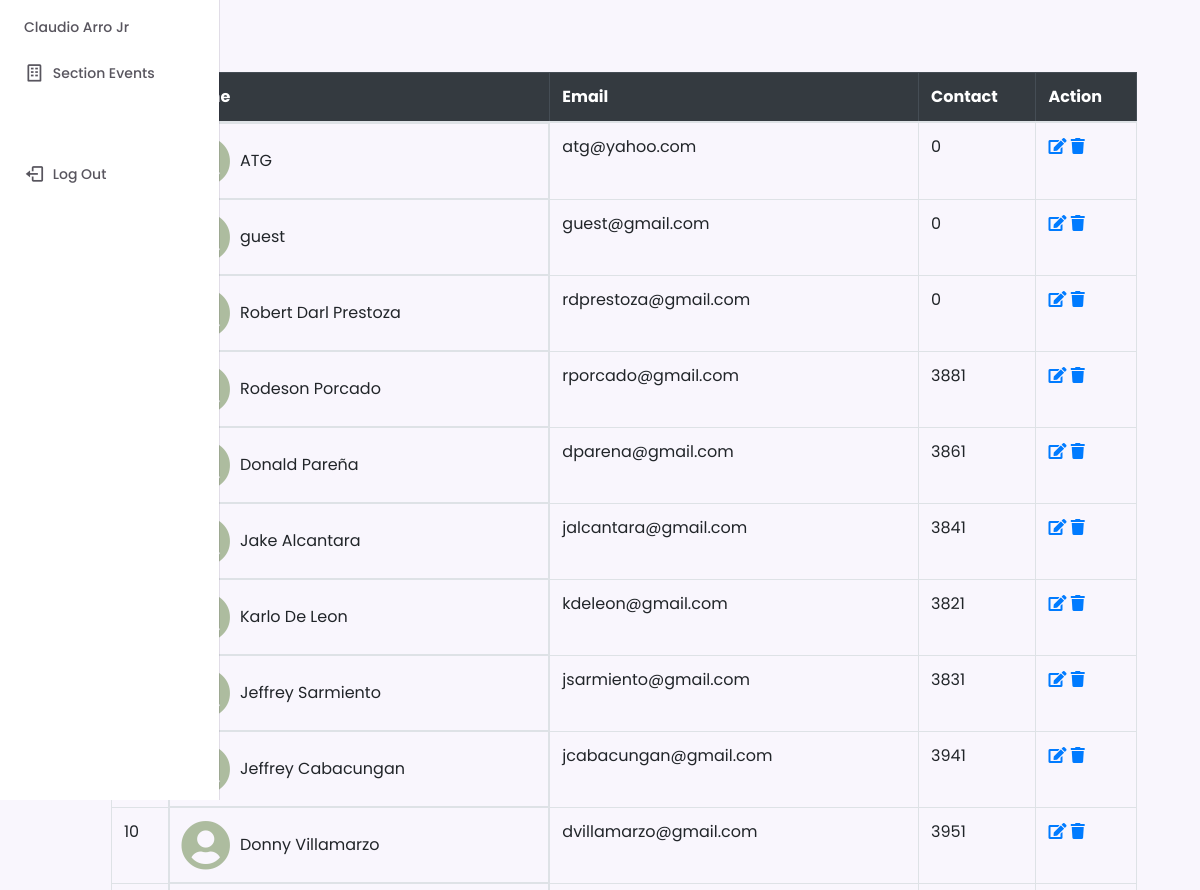
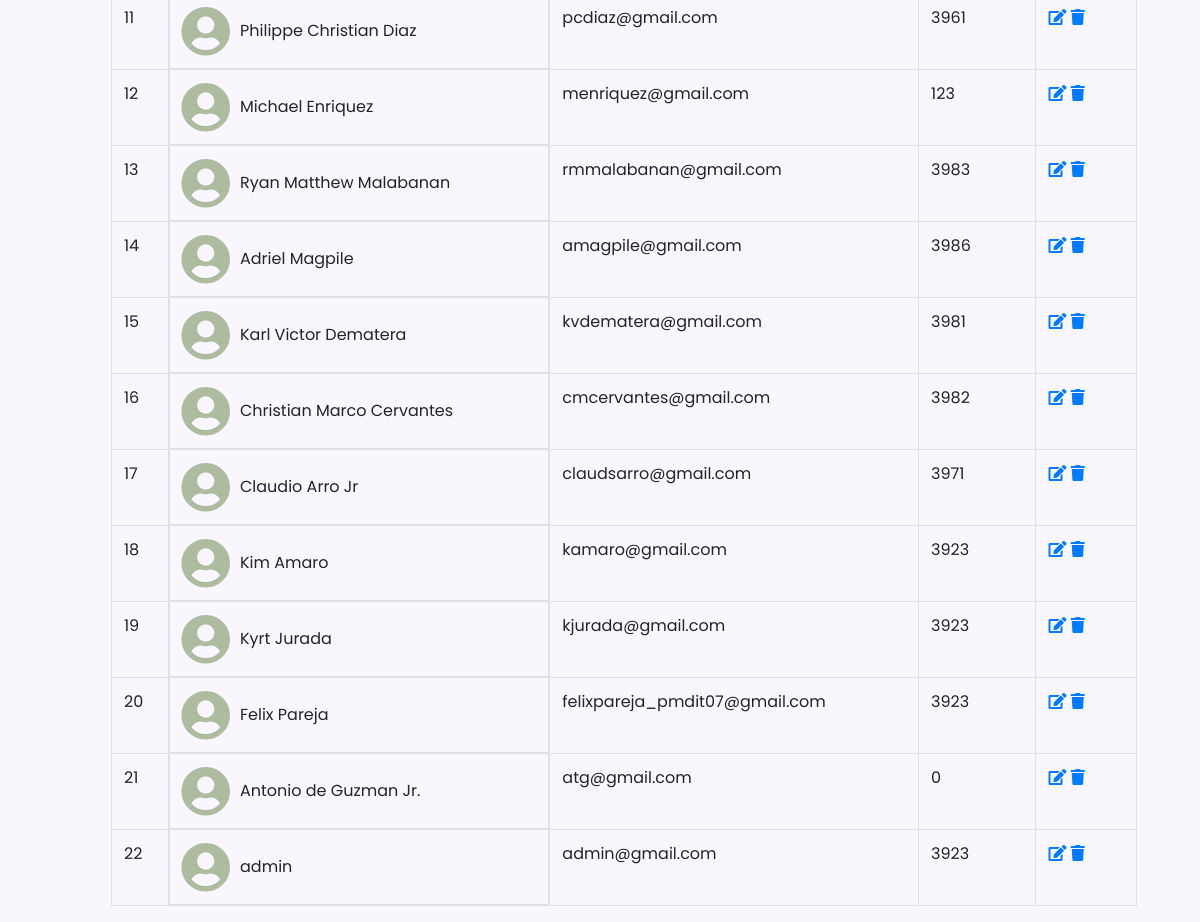
/views/users.php (signed in), run on the app's committed database (2 pictures, top to bottom).
### tables this page shows
CREATE TABLE `user` (
  `id` bigint(20) UNSIGNED NOT NULL,
  `username` varchar(50) NOT NULL,
  `name` varchar(255) DEFAULT NULL,
  `profile_photo` text NOT NULL,
  `email` varchar(255) DEFAULT NULL,
  `email_verified_at` timestamp NULL DEFAULT NULL,
  `contact` int(11) NOT NULL,
  `password` varchar(255) DEFAULT NULL,
  `role` int(11) NOT NULL,
  `department` varchar(50) NOT NULL,
  `section` varchar(50) NOT NULL,
  `remember_token` varchar(100) DEFAULT NULL,
  `created_at` timestamp NULL DEFAULT NULL,
  `updated_at` timestamp NULL DEFAULT NULL
);

### views/users.php (the view, shortened to what this page needs)
<!DOCTYPE html>
<html lang="en">
<head>
    <link href="https://stackpath.bootstrapcdn.com/bootstrap/4.5.2/css/bootstrap.min.css" rel="stylesheet">
    <link rel="stylesheet" href="https://cdnjs.cloudflare.com/ajax/libs/font-awesome/5.15.1/css/all.min.css">
</head>
<body>
<?php include '../layouts/sidemenu_bar.php'; ?>
    <div class="container mt-0">
        <h2>  <button type="button" class="btn btn-primary" data-toggle="modal" data-target="#addUserModal" style="margin-bottom: 10px;">
            </button></h2>
        <table class="table table-bordered">
            <thead class="table-dark">
                <tr>
                    <th>ID</th>
                    <th>Name</th>
                    <th>Email</th>
                    <th>Contact</th>
                    <th>Action</th>
                </tr>
            </thead>
            <tbody>
    <?php
    include '../databases/connection/db.php';
    $sql = "SELECT * FROM user ORDER BY id DESC, name ASC";
    $result = $conn->query($sql);
    $counter = 0;
    if ($result->num_rows > 0) {
        while ($row = $result->fetch_assoc()) {
            $counter++;
            echo "<tr>";
            echo "<td>" . $counter . "</td>";
            echo "<td style='display: flex; align-items: center;'>";
            if (!empty($row['profile_photo'])) {
                echo "<img src='../uploads/" . $row['profile_photo'] . "' alt='Profile Picture' style='color: #ADBC9F; cursor: pointer; width:50px; height:50px;'>";
            } else {
                echo "<i class='fas fa-user-circle' style='font-size: 50px; color: #ADBC9F; cursor: pointer;' onmouseover='this.style.color = '#436850';' onmouseout='this.style.color = '#ADBC9F';'></i>";
            }
            echo "<div style='margin-left: 10px;'>" . $row["name"] . "</div>";
            echo "</td>";
            echo "<td>" . $row["email"] . "</td>";
            echo "<td>" . $row["contact"] . "</td>";
            echo '<td>
                    <a href="#" data-toggle="modal" id="edit-btn" data-target="#editUserModal" data-id="' . $row["id"] . '"><i class="fas fa-edit"></i></a>
                    <a href="#" data-id="' . $row["id"] . '" id="del-btn"><i class="fas fa-trash"></i></a>
                  </td>';
            echo "</tr>";
        }
    } else {
        echo "<tr><td colspan='5'>No users found</td></tr>";
    }
    ?>
</tbody>
        </table>
    </div>
</body>
</html>

### css/sidemenu.css (style rules this page uses)
:root { --header-height: 3.5rem; --nav-width: 219px; --first-color: #140230; --first-color-light: #f4f0fa; --title-color: #19181b; --text-color: #58555e; --text-color-light: #a5a1aa; --body-color: #f9f6fd; --container-color: #ffffff; --body-font: "Poppins", sans-serif; --normal-font-size: 0.938rem; --small-font-size: 0.75rem; --smaller-font-size: 0.75rem; --font-medium: 500; --font-semi-bold: 600; --z-fixed: 100; }
@media screen and (min-width: 1024px) { :root { --normal-font-size: 1rem; --small-font-size: 0.875rem; --smaller-font-size: 0.813rem; } }
body { padding: 1rem 1rem 0; font-family: var(--body-font); font-size: var(--normal-font-size); background-color: var(--body-color); color: var(--text-color); }
a { text-decoration: none; }
@media screen and (min-width: 768px) { body { padding: 1rem 3rem 0 6rem; } }

### views/users.php (style rules this page uses)
body { font-family: Arial, sans-serif; }

### data on the page
user: name "ATG", email "atg@yahoo.com", contact "0"
user: name "guest", email "guest@gmail.com", contact "0"
user: name "Robert Darl Prestoza", email "rdprestoza@gmail.com", contact "0"
user: name "Rodeson Porcado", email "rporcado@gmail.com", contact "3881"
user: name "Donald Pareña", email "dparena@gmail.com", contact "3861"
user: name "Jake Alcantara", email "jalcantara@gmail.com", contact "3841"
user: name "Karlo De Leon", email "kdeleon@gmail.com", contact "3821"
user: name "Jeffrey Sarmiento", email "jsarmiento@gmail.com", contact "3831"
user: name "Jeffrey Cabacungan", email "jcabacungan@gmail.com", contact "3941"
user: name "Donny Villamarzo", email "dvillamarzo@gmail.com", contact "3951"
user: name "Philippe Christian Diaz", email "pcdiaz@gmail.com", contact "3961"
user: name "Michael Enriquez", email "menriquez@gmail.com", contact "123"
user: name "Ryan Matthew Malabanan", email "rmmalabanan@gmail.com", contact "3983"
user: name "Adriel Magpile", email "amagpile@gmail.com", contact "3986"
user: name "Karl Victor Dematera", email "kvdematera@gmail.com", contact "3981"
user: name "Christian Marco Cervantes", email "cmcervantes@gmail.com", contact "3982"
user: name "Claudio Arro Jr", email "claudsarro@gmail.com", contact "3971"
user: name "Kim Amaro", email "kamaro@gmail.com", contact "3923"
user: name "Kyrt Jurada", email "kjurada@gmail.com", contact "3923"
user: name "Felix Pareja", email "felixpareja_pmdit07@gmail.com", contact "3923"
user: name "Antonio de Guzman Jr.", email "atg@gmail.com", contact "0"
user: name "admin", email "admin@gmail.com", contact "3923"

### other printed values
$_SESSION['fullname'] "Claudio Arro Jr"
$eventText "Section Events"
